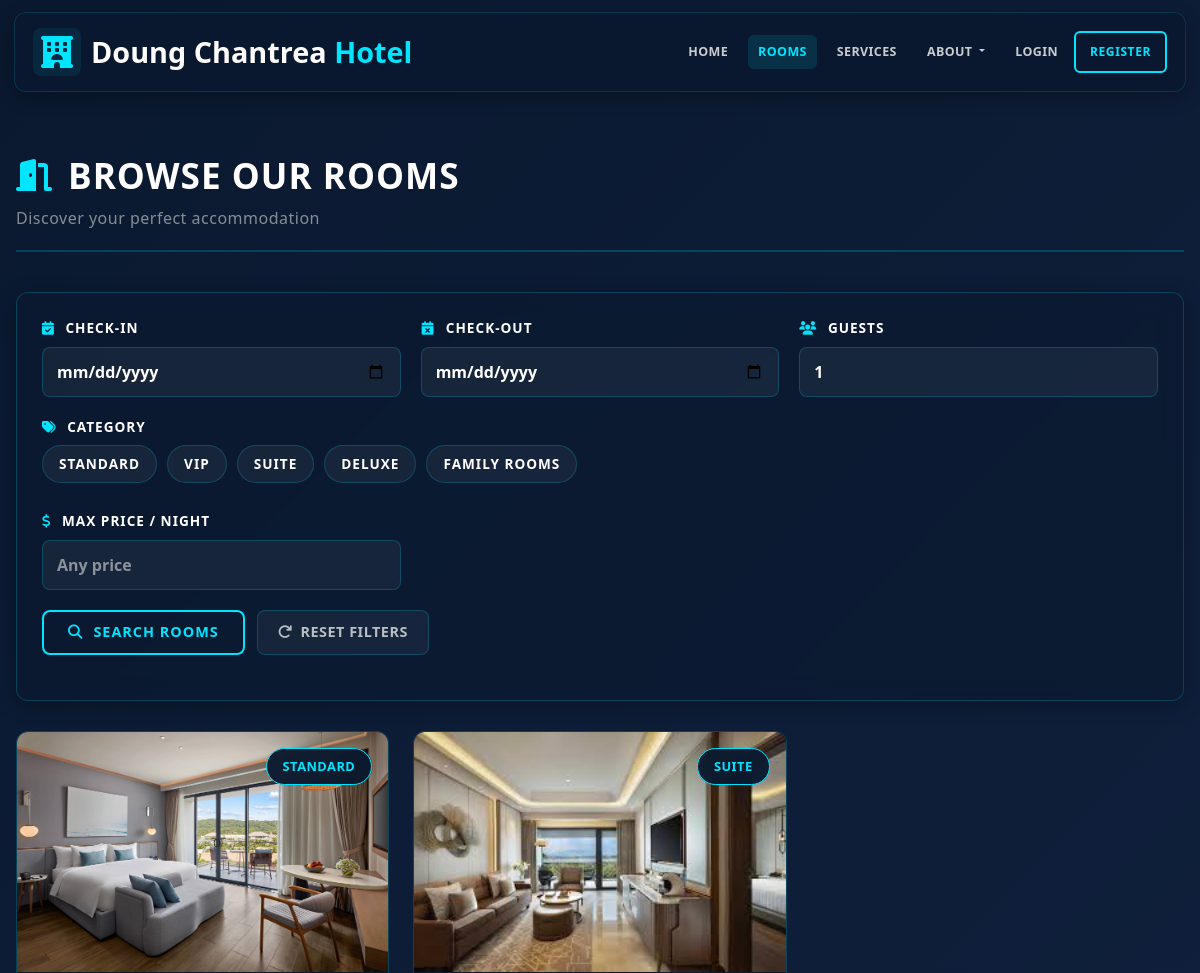
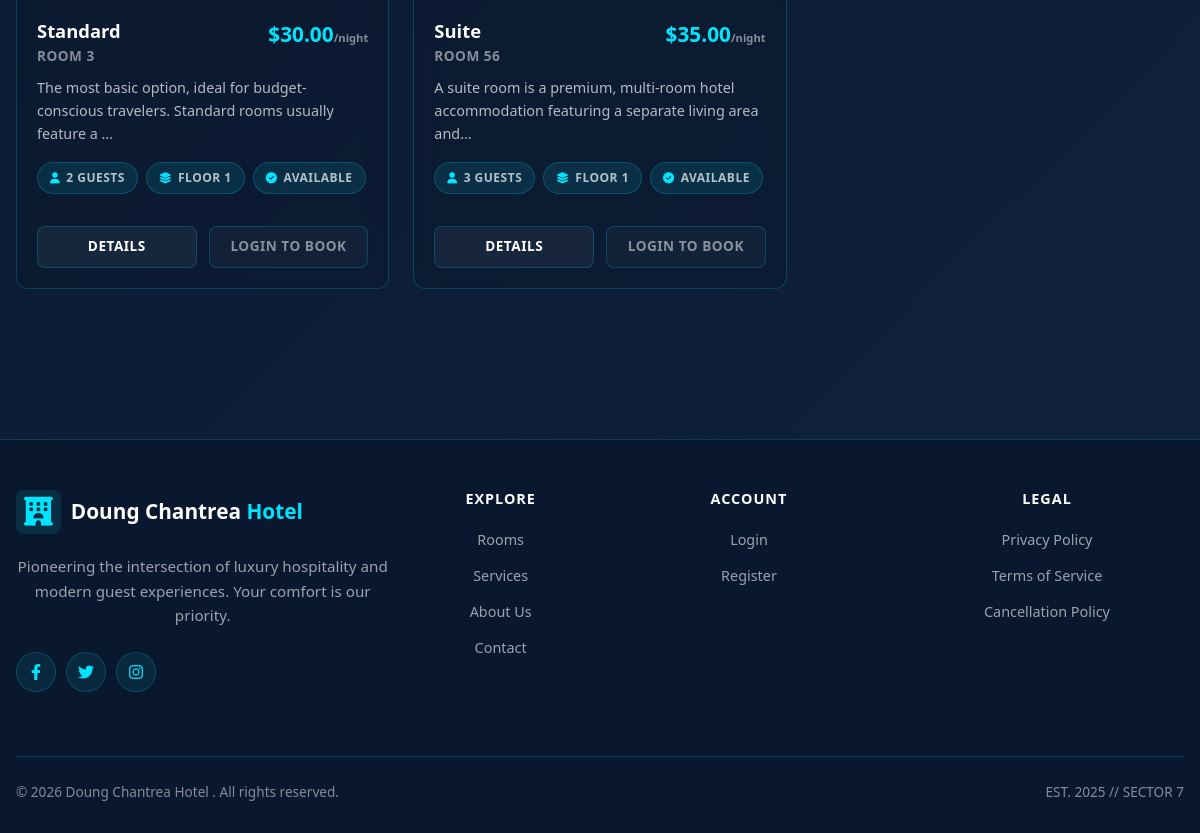
The app's page /rooms/, older data (2 pictures, top to bottom).
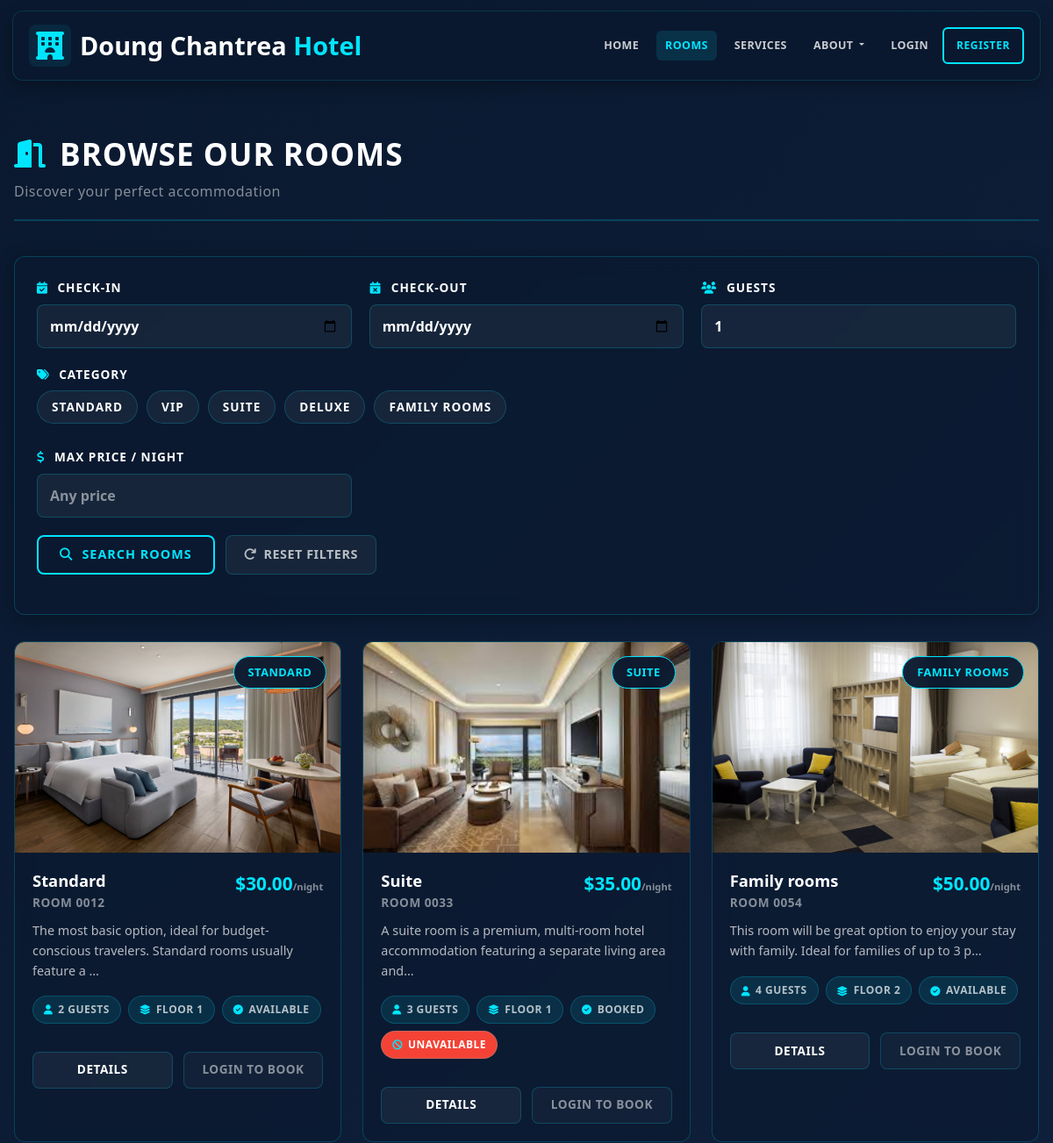
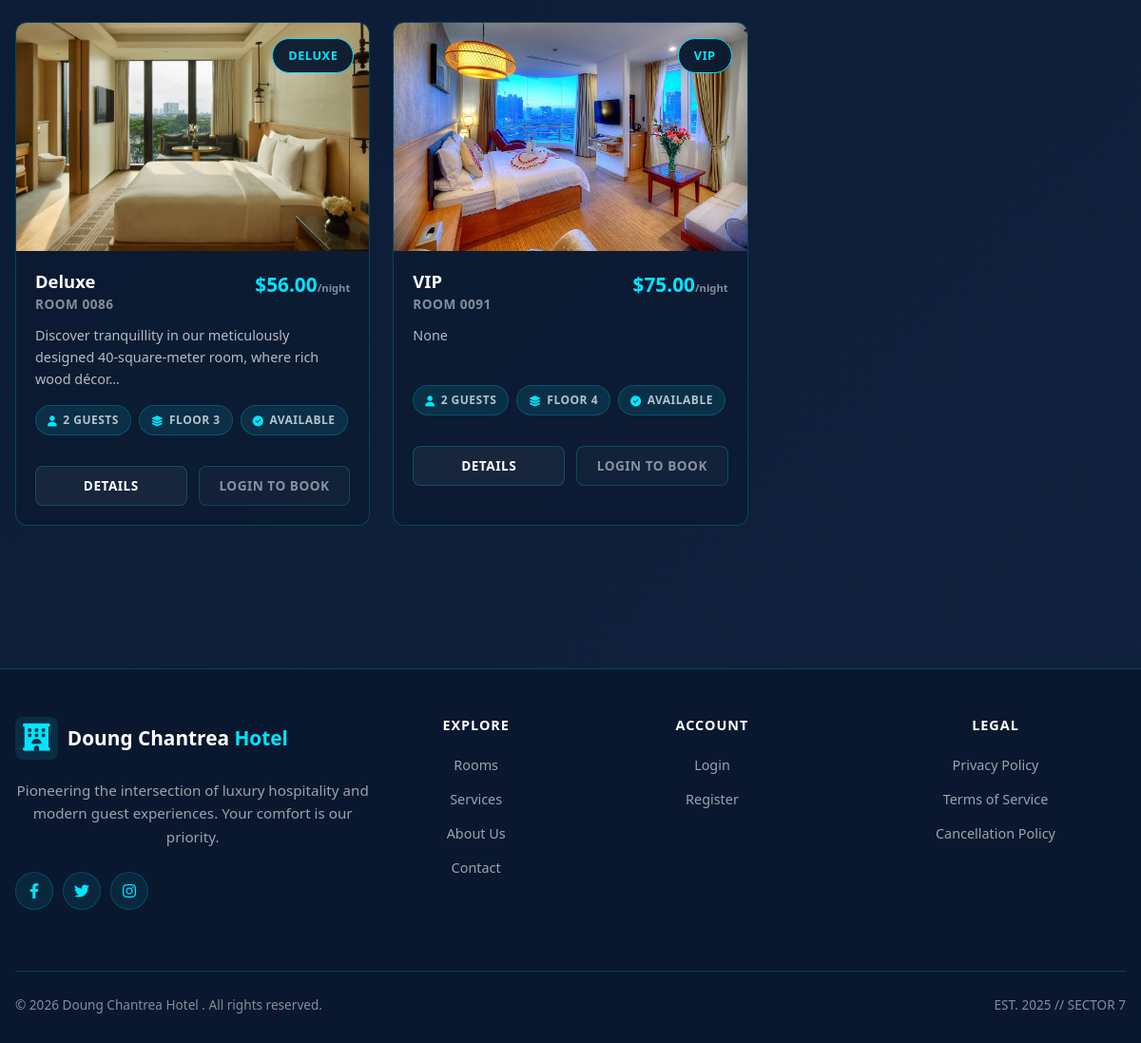
The same page, newer data (2 pictures, top to bottom).
### hotel/models.py (models this page shows, shortened)
class RoomCategory(models.Model):
    id = models.AutoField(primary_key=True)
    category_name = models.CharField(max_length=50, unique=True)
    class Meta:
        verbose_name_plural = "Room Categories"

class Room(models.Model):
    id = models.AutoField(primary_key=True)
    STATUS_CHOICES = [
        ('Available', 'Available'),
        ('Booked', 'Booked'),
        ('Maintenance', 'Maintenance'),
    ]
    room_number = models.CharField(max_length=10, unique=True)
    category = models.ForeignKey(RoomCategory, on_delete=models.CASCADE, related_name='rooms')
    assigned_staff = models.ForeignKey('Staff', on_delete=models.SET_NULL, null=True, blank=True, related_name='assigned_rooms')
    status = models.CharField(max_length=15, choices=STATUS_CHOICES, default='Available')
    floor = models.IntegerField(default=1, validators=[MinValueValidator(1), MaxValueValidator(100)])
    max_occupancy = models.IntegerField(default=2, validators=[MinValueValidator(1)])
    price = models.DecimalField(max_digits=10, decimal_places=2, null=True, blank=True, validators=[MinValueValidator(0)], help_text="Room-specific price (leave blank to use category base price)")
    amenities = models.TextField(default="WiFi, AC, TV", help_text="Comma-separated list of amenities")
    description = models.TextField(blank=True, null=True)
    image = models.ImageField(upload_to='rooms/', blank=True, null=True)
    created_at = models.DateTimeField(default=timezone.now)
    class Meta:
        ordering = ['room_number']

### hotel/views.py (the view, shortened to what this page needs)
# urls.py: path('rooms/', views.room_list, name='room_list'),
def room_list(request):
    rooms = Room.objects.all()
    form = RoomFilterForm(request.GET or None)
    categories = RoomCategory.objects.all()
    raw_selected = request.GET.getlist('category')
    selected_categories = []
    selected_categories_str = [str(x) for x in selected_categories]
    booked_room_ids = []
    booked_set = set(booked_room_ids)
    filter_by_date = False
    if form.is_valid():
        ci = form.cleaned_data.get('check_in_date')
        co = form.cleaned_data.get('check_out_date')
        if ci and co:
            filter_by_date = True
    for r in rooms:
        if filter_by_date:
            r.is_booked = r.id in booked_set
        else:
            r.is_booked = (r.status != 'Available')
    context = {
        'rooms': rooms,
        'form': form,
        'categories': categories,
        'selected_categories': selected_categories_str,
        'booked_room_ids': booked_room_ids,
        'filter_by_date': filter_by_date,
    }
    return render(request, 'hotel/html/room_list.html', context)

### hotel/templates/hotel/html/room_list.html (shortened to what this page needs)
{% extends 'hotel/html/base.html' %}
{% load static %}
{% block content %}
<div class="rooms-page">
    <div class="page-header">
        <h1 class="page-title">
            <i class="fas fa-door-open"></i> Browse Our Rooms
        </h1>
        <p class="page-subtitle">Discover your perfect accommodation</p>
    </div>
    <div class="filter-wrap">
        <form method="GET">
            <div class="filter-grid">
                <div class="filter-field">
                    <label class="form-label"><i class="fas fa-calendar-check"></i> Check-in</label>
                    <input type="date" name="check_in_date" class="form-control"
                           value="{{ form.check_in_date.value|default_if_none:'' }}">
                </div>
                <div class="filter-field">
                    <label class="form-label"><i class="fas fa-calendar-times"></i> Check-out</label>
                    <input type="date" name="check_out_date" class="form-control"
                           value="{{ form.check_out_date.value|default_if_none:'' }}">
                </div>
                <div class="filter-field">
                    <label class="form-label"><i class="fas fa-users"></i> Guests</label>
                          <input type="number" name="guests" min="1" class="form-control"
                              placeholder="1" value="{{ form.guests.value|default:'1' }}">
                </div>
                <div class="filter-field" style="grid-column: 1 / -1;">
                    <label class="form-label"><i class="fas fa-tags"></i> Category</label>
                    {% if categories %}
                        <div class="category-chips">
                            {% for c in categories %}
                                {% with cid=c.id|stringformat:"s" %}
                                <label class="chip-toggle {% if cid in selected_categories %}checked{% endif %}">
                                    {{ c.category_name }}
                                </label>
                                {% endwith %}
                            {% endfor %}
                        </div>
                    {% else %}
                        <input type="text" name="category" class="form-control"
                               placeholder="All Categories" value="{{ form.category.value|default_if_none:'' }}">
                    {% endif %}
                </div>
                {% if form.max_price %}
                <div class="filter-field">
                    <label class="form-label"><i class="fas fa-dollar-sign"></i> Max Price / Night</label>
                    <input type="number" name="max_price" class="form-control" step="0.01"
                           placeholder="Any price" value="{{ form.max_price.value|default_if_none:'' }}">
                </div>
                {% endif %}
                <div class="filter-actions">
                    <button type="submit" class="btn-filter">
                        <i class="fas fa-search"></i> Search Rooms
                    </button>
                    <a href="{% url 'room_list' %}" class="btn-clear">
                        <i class="fas fa-redo"></i> Reset Filters
                    </a>
                </div>
            </div>
        </form>
    </div>
    {% if rooms %}
        <div class="row g-4">
            {% for room in rooms %}
                <div class="col-12 col-md-6 col-lg-4">
                    <div class="room-card">
                        <div class="room-media">
                            {% if room.image %}
                                <img src="{{ room.image.url }}" alt="Room {{ room.room_number }}">
                            {% else %}
                                <img src="{% static 'hotel/img/room-placeholder.jpg' %}" alt="Room image">
                            {% endif %}
                        <div class="room-badge">
                                {{ room.category.category_name|default:"Room" }}
                        </div>
                        </div>
                        <div class="room-body">
                            <div class="room-top">
                                <h5 class="room-name">
                                    {{ room.category.category_name }}
                                    <span class="room-number">Room {{ room.room_number }}</span>
                                </h5>
                                <div class="room-price">
                                    {% if room.price %}
                                        ${{ room.price|floatformat:2 }}<small>/night</small>
                                    {% else %}
                                        <span style="color:var(--text-muted);">Price on request</span>
                                    {% endif %}
                                </div>
                            </div>
                            <div class="room-desc">
                                {{ room.description|default:""|truncatechars:95 }}
                            </div>
                            <div class="chips">
                                <span class="chip">
                                    <i class="fas fa-user"></i>
                                    {{ room.max_occupancy|default:"2" }} Guests
                                </span>
                                {% if room.floor %}
                                    <span class="chip">
                                        <i class="fas fa-layer-group"></i>
                                        Floor {{ room.floor }}
                                    </span>
                                {% endif %}
                                <span class="chip">
                                    <i class="fas fa-check-circle"></i>
                                    {{ room.status }}
                                </span>
                                {% if room.is_booked %}
                                    <span class="chip" style="background:#f44336;color:#fff;">
                                        <i class="fas fa-ban"></i> Unavailable
                                    </span>
                                {% endif %}
                            </div>
                        </div>
                        <div class="room-actions">
                            {% with query=request.GET.urlencode %}
                            <a href="{% url 'room_detail' room.id %}{% if query %}?{{ query }}{% endif %}" class="btn-details">
                                Details
                            </a>
                            {% endwith %}
                            {% if user.is_authenticated %}
                                {% if not room.is_booked %}
                                    {% with query=request.GET.urlencode %}
                                    <a href="{% url 'room_detail' room.id %}{% if query %}?{{ query }}{% endif %}" class="btn-book">
                                        Book Now
                                    </a>
                                    {% endwith %}
                                {% else %}
                                    <button class="btn-book disabled" disabled>
                                        Unavailable
                                    </button>
                                {% endif %}
                            {% else %}
                                <a href="{% url 'login' %}" class="btn-login">
                                    Login to Book
                                </a>
                            {% endif %}
                        </div>
                    </div>
                </div>
            {% endfor %}
        </div>
    {% else %}
        <div class="alert alert-info">
            <i class="fas fa-info-circle"></i>
            No rooms available matching your criteria. Please try different dates or category.
        </div>
    {% endif %}
</div>
{% endblock %}

Row changes from the older to the newer data that the page shows:
changed Room "Standard": room_number "3" → "0012"
changed Room "Suite": room_number "56" → "0033"; status "AVAILABLE" → "BOOKED"; now shows "UNAVAILABLE"
added Room: image (picture), category.category_name "FAMILY ROOMS", category.category_name "Family rooms", room_number "0054", price "50.00", description "This room will be great option to enjoy your stay with family. Ideal for families of up to 3 p…", max_occupancy "4", floor "2", status "AVAILABLE"
added Room: image (picture), category.category_name "DELUXE", category.category_name "Deluxe", room_number "0086", price "56.00", description "Discover tranquillity in our meticulously designed 40-square-meter room, where rich wood décor…", max_occupancy "2", floor "3", status "AVAILABLE"
added Room: image (picture), category.category_name "VIP", room_number "0091", price "75.00", description "None", max_occupancy "2", floor "4", status "AVAILABLE"
